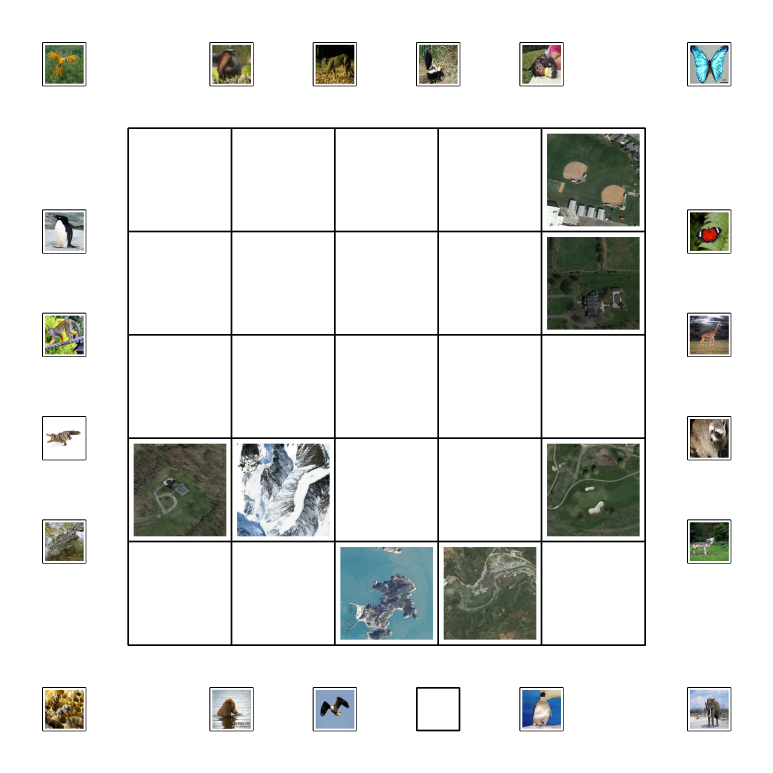
#> input picture Extracting imges/image_1.png, 2319 x 2319 px (shown at 1/3 size)
$ python -i extract_cv.py   (imports and definitions only)
#> lines starting #> are read from the running program, lines starting #| are printed output that depends on the picture; after the words box and inside, x2 and y2 are one past the last pixel; in counts of white or black regions, pixels touching at a corner belong together
#> further down, picture is the input picture: shape (2319, 2319, 3); mean B, G, R 225.9, 227.8, 226.4

import cv2
import argparse
import os
import warnings
# [1 line not run here, left out]
import numpy as np
from PIL import Image
import matplotlib.pyplot as plt
plt.rcParams['font.size'] = 14


def habitat(img, op_path, flag=1):
    '''
    This function will crop each habitat contours from arena image

    Param: img= arena image
           flag = 1 to crop each contour and save the image in new folder

    Returns: hab = habitat image with contours for non-empty cells present
             name_hab = list of habitat with their location

    '''
#> called with op_path = 'out.png', flag = 1
    row, col, ch = img.shape #read no. of rows,columns and channels
    rn = int(row/8)
    cn = int(col - (col/8))

    hab = img[rn:cn,rn:cn] #crop the habitat from arena image
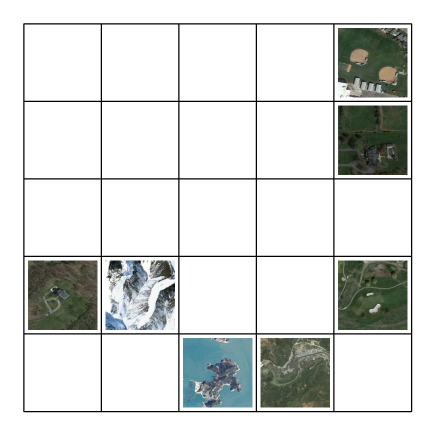
#> hab: shape (1740, 1740, 3) (shown at 1/4 size); mean B, G, R 218, 219.8, 217.6
    imgray = cv2.cvtColor(hab,cv2.COLOR_BGR2GRAY) #convert image to grayscale
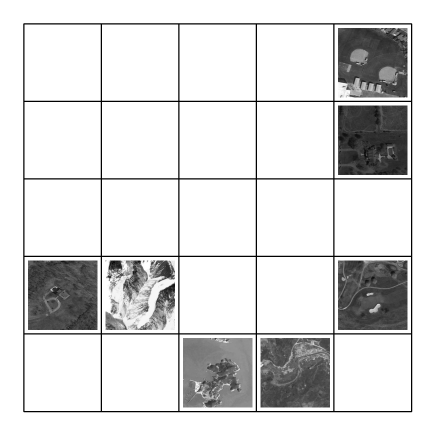
#> imgray: shape (1740, 1740) (shown at 1/4 size); min 0, max 255, mean 219
    ret,thresh = cv2.threshold(imgray,120,255,cv2.THRESH_BINARY) #make thresholding on gray image use BINARY method
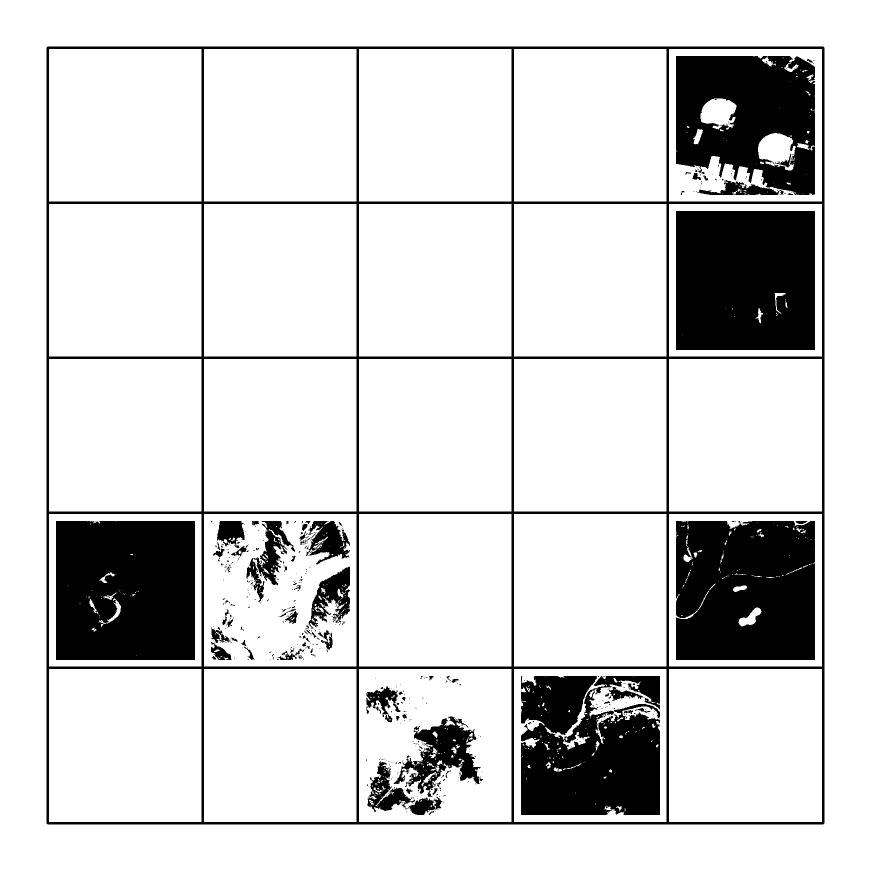
#> thresh: shape (1740, 1740) (shown at 1/2 size); 83.9% white; 483 black regions (399 under 20 px)
    name_hab =[] #list for image location

    #find contours using RETR_CCOMP and CHAIN_APPROX_SIMPLE
    contours1, hierarchy1 = cv2.findContours(thresh,cv2.RETR_CCOMP,cv2.CHAIN_APPROX_SIMPLE) #find contours using thresh image
#> contours1 = 1155 contours, 969 with area under 20; largest, box (x1, y1, x2, y2) and area: (0, 0, 1740, 1740) 3024121, (92, 92, 1650, 1650) 2424231, (1338, 1338, 1644, 1644) 93025, (1028, 1338, 1333, 1644) 92720, (718, 1338, 1023, 1644) 92720

    for cnt in contours1:
        if 92000<cv2.contourArea(cnt)<93000:
            leftmost = tuple(cnt[cnt[:,:,0].argmin()][0])
            rightmost = tuple(cnt[cnt[:,:,0].argmax()][0])
            topmost = tuple(cnt[cnt[:,:,1].argmin()][0])
            bottommost = tuple(cnt[cnt[:,:,1].argmax()][0]) #find leftmost,rightmost,topmost,bottommost points in contours
            new = hab[topmost[1]:bottommost[1],leftmost[0]:rightmost[0]] #crop the contour of each square present in habitat square

            ngray = cv2.cvtColor(new,cv2.COLOR_BGR2GRAY) #convert image to grayscale
            ret,nth = cv2.threshold(ngray,250,255,cv2.THRESH_BINARY)
            newcnt, hierarchy2 = cv2.findContours(nth,cv2.RETR_TREE,cv2.CHAIN_APPROX_SIMPLE) #find contours present in each square
            i=0
            j=0
            if len(newcnt)!=1:
                for cnt2 in newcnt:
                    if 64000<(cv2.contourArea(cnt2))<78000: #elimniate empty square

                        newcopy = new.copy()
                        x,y,w,h = cv2.boundingRect(cnt2)
                        new = cv2.rectangle(new,(x,y),(x+w,y+h),(0,0,255),2) #draw the bounding rectangel for the habitat

                        crop = newcopy[y:y+h, x:x+w] #crop the contour

                        M = cv2.moments(cnt)
                        if M['m00']!=0: #using moments fond the centre of each contour which satisfies above condition

                             cx = int(M['m10']/M['m00']) #find x co-ordinate
                             cy = int(M['m01']/M['m00']) #find y co-ordinate
                             font = cv2.FONT_HERSHEY_SIMPLEX #use font HERSHEY_SIMPLEX
                             if 75<cx<415: #find the range where x co-ordinate present and assign value for j accordingly
                                 j=1
                             elif 416<cx<739:
                                 j=2
                             elif 740<cx<1033:
                                 j=3
                             elif 1034<cx<1351:
                                 j=4
                             elif 1352<cx<1625:
                                 j=5

                             if 75<cy<430: #find the range where y co-ordinate present and assign value for i accordingly
                                 i=4
                             elif 431<cy<741:
                                 i=3
                             elif 742<cy<1065:
                                 i=2
                             elif 1066<cy<1377:
                                 i=1
                             elif 1378<cy<1625:
                                 i=0

                             txt =5*i+j #using these formula calculate location of contour present in image
                             name_hab.append(str(txt)) #append the loaction to list

                             if flag==1: #to save cut contours
                                file1 =  os.path.join(op_path, (str(txt)+'.png'))#save image with location
                                cv2.imwrite(file1, crop)

                             txt = str(txt)
                             cv2.putText(hab,txt,(cx-11,cy+5), font, 0.65,(0,0,255),2,cv2.LINE_AA) #put text in habitat image
#> this loop made 1155 passes
#> (rightmost, topmost, bottommost, newcnt) on passes 456, 457, 673, 674, 1002: ((712, 1643), (408, 1338), (408, 1643), [[[0, 0], [0, 304], [303, 304], [303, 0]]]), ((402, 1643), (98, 1338), (98, 1643), [[[0, 0], [0, 304], [303, 304], [303, 0]]]), ((1332, 1332), (1028, 1028), (1028, 1332), [[[0, 0], [0, 303], [303, 303], [303, 0]]]), ((1022, 1332), (718, 1028), (718, 1332), [[[0, 0], [0, 303], [303, 303], [303, 0]]]), ((1643, 1022), (1338, 718), (1338, 1022), [[[0, 0], [0, 303], [304, 303], [304, 0]]])
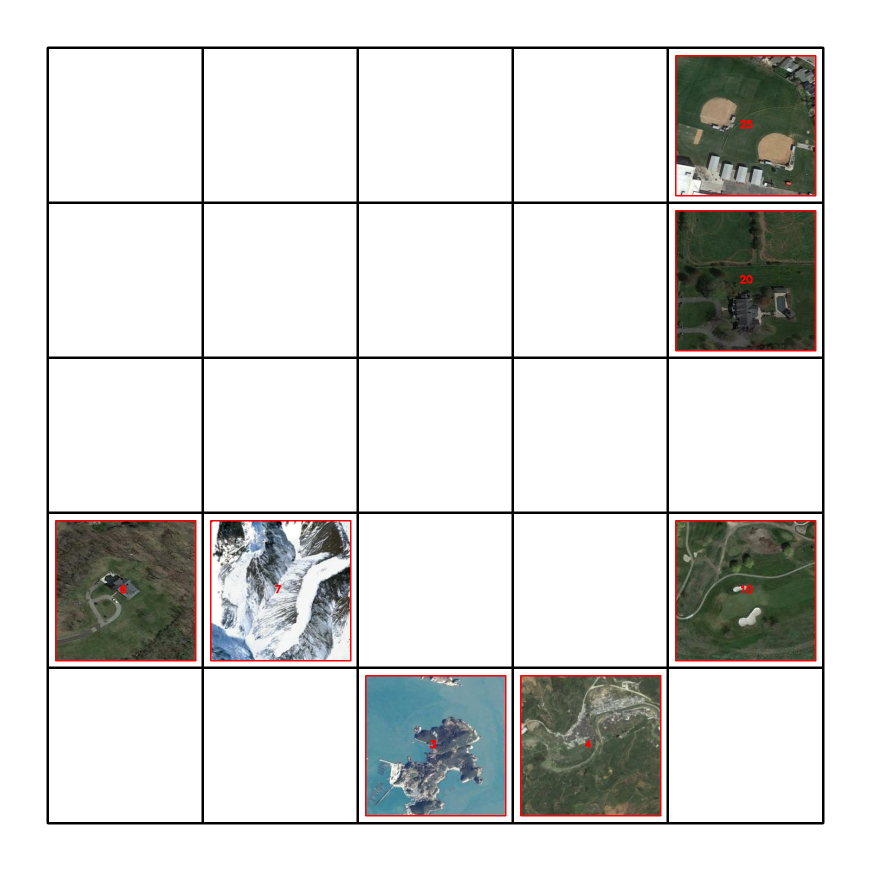
#> hab: shape (1740, 1740, 3) (shown at 1/2 size); 0.83% of pixels changed, all inside (x1, y1, x2, y2) = (110, 110, 1633, 1633)
#> new: shape (304, 304, 3); every value is 255
#> ngray: shape (304, 304); every value is 255
#> after the loop, name_hab = ['4', '3', '10', '7', '6', '20', '25']


    return hab,name_hab


# [109 lines left out: functions animal, main, not called in this run]


# [16 lines not run here, left out]

>>> import cv2
>>> picture = cv2.imread('image_1.png')
>>> result = habitat(picture, 'out.png')

$ run again, on Extracting imges/image_3.png
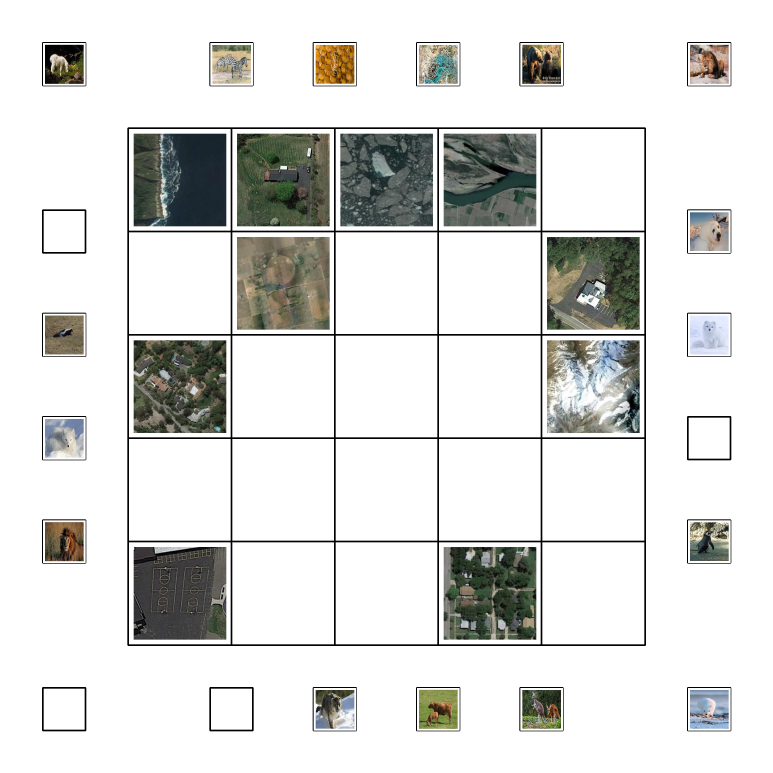
#> input picture Extracting imges/image_3.png, 2319 x 2319 px (shown at 1/3 size)
#> picture is the input picture: shape (2319, 2319, 3); mean B, G, R 218.5, 220.6, 220
#> in habitat, `ret,thresh = cv2.threshold(imgray,120,255,cv2.THRESH_BINARY)`:
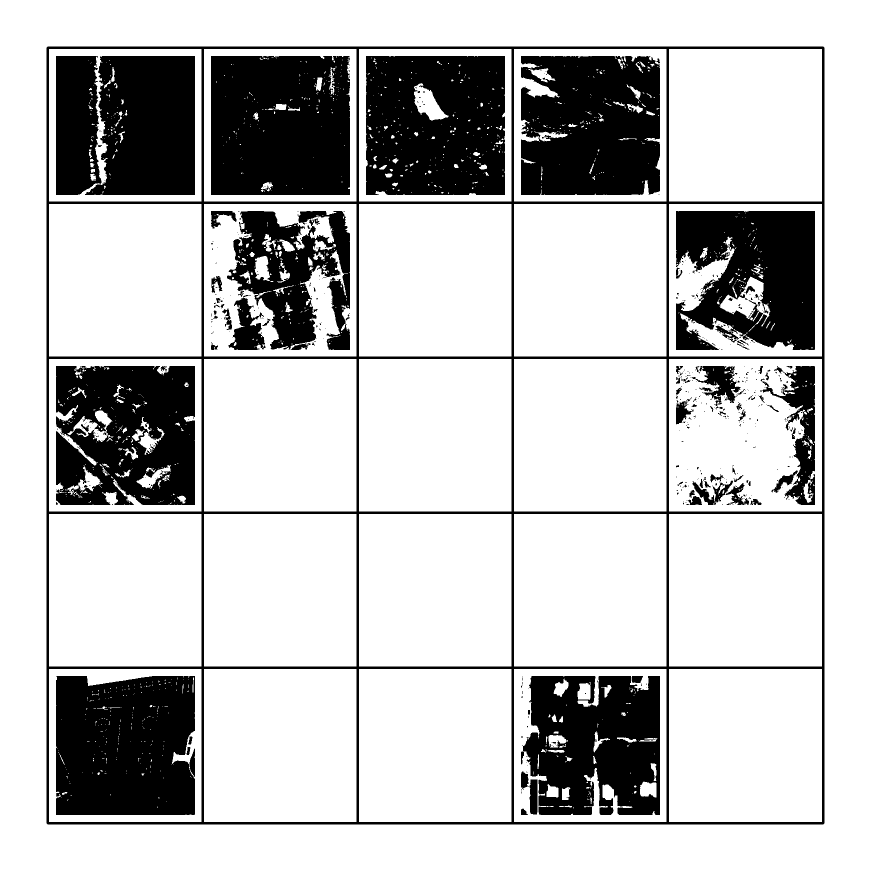
#> thresh: shape (1740, 1740) (shown at 1/2 size); 76.4% white; 514 black regions (425 under 20 px)
#> contours1 = 1988 contours, 1710 with area under 20; largest, box (x1, y1, x2, y2) and area: (0, 0, 1740, 1740) 3024121, (92, 92, 1650, 1650) 2424231, (1338, 1338, 1644, 1644) 93025, (1028, 1338, 1333, 1644) 92720, (718, 1338, 1023, 1644) 92720
#> the loop in habitat, `for cnt in contours1:` made 1988 passes
#> (rightmost, topmost, bottommost, newcnt) on passes 306, 307, 313, 314, 315: ((1022, 1643), (718, 1338), (718, 1643), [[[0, 0], [0, 304], [303, 304], [303, 0]]]), ((712, 1643), (408, 1338), (408, 1643), [[[0, 0], [0, 304], [303, 304], [303, 0]]]), ((1643, 1332), (1338, 1028), (1338, 1332), [[[0, 0], [0, 303], [304, 303], [304, 0]]]), ((1332, 1332), (1028, 1028), (1028, 1332), [[[0, 0], [0, 303], [303, 303], [303, 0]]]), ((1022, 1332), (718, 1028), (718, 1332), [[[0, 0], [0, 303], [303, 303], [303, 0]]])
#> after the loop in habitat, `for cnt in contours1:`: name_hab = ['4', '1', '15', '11', '20', '17', '24', '23', '22', '21']
#> `result = habitat(picture, 'out.png')`:
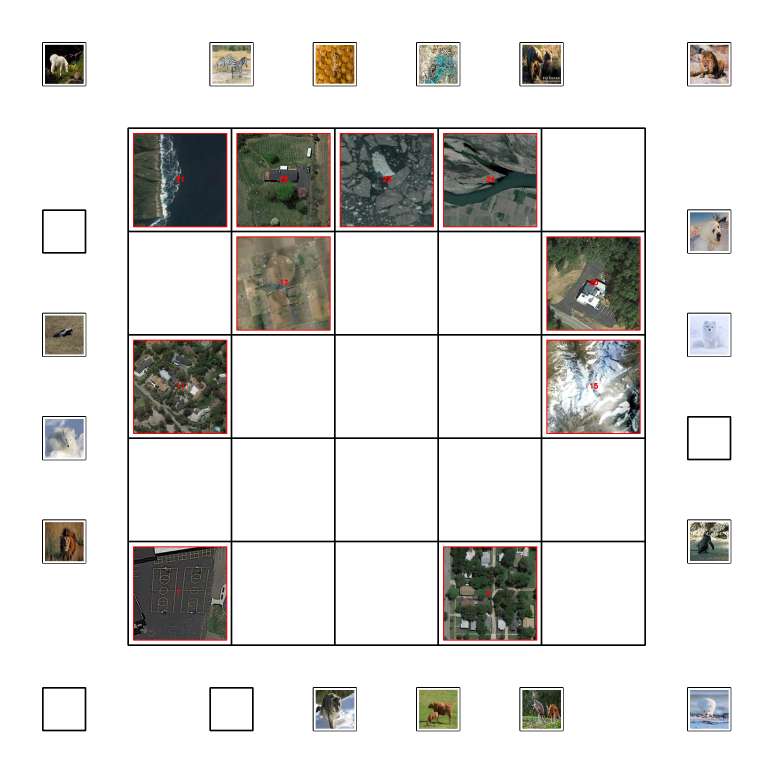
#> picture: shape (2319, 2319, 3) (shown at 1/3 size); mean B, G, R 217, 219.1, 220.2

$ run again, on Extracting imges/image_4.png
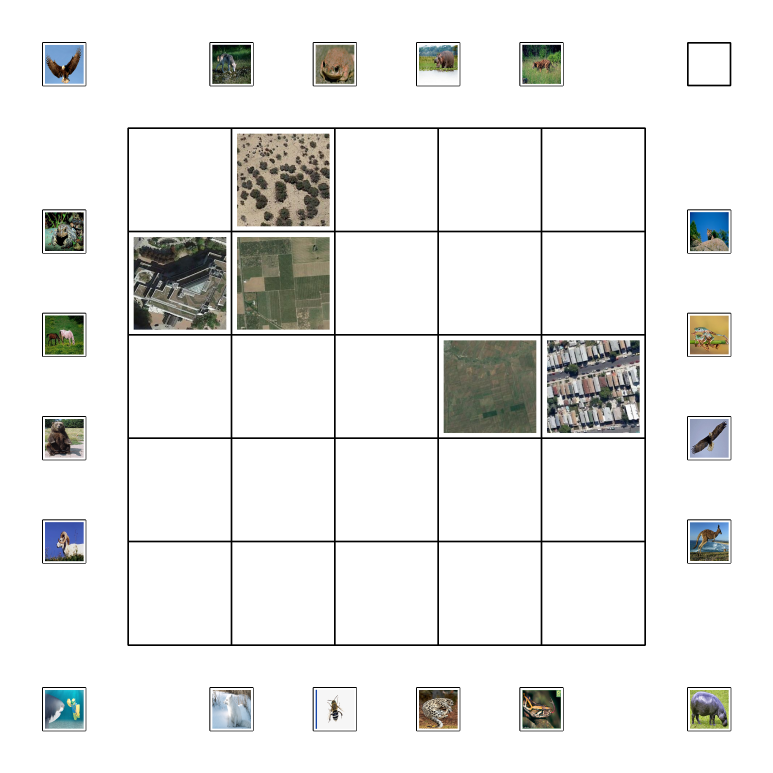
#> input picture Extracting imges/image_4.png, 2319 x 2319 px (shown at 1/3 size)
#> picture is the input picture: shape (2319, 2319, 3); mean B, G, R 231.2, 232.6, 232.2
#> in habitat, `ret,thresh = cv2.threshold(imgray,120,255,cv2.THRESH_BINARY)`:
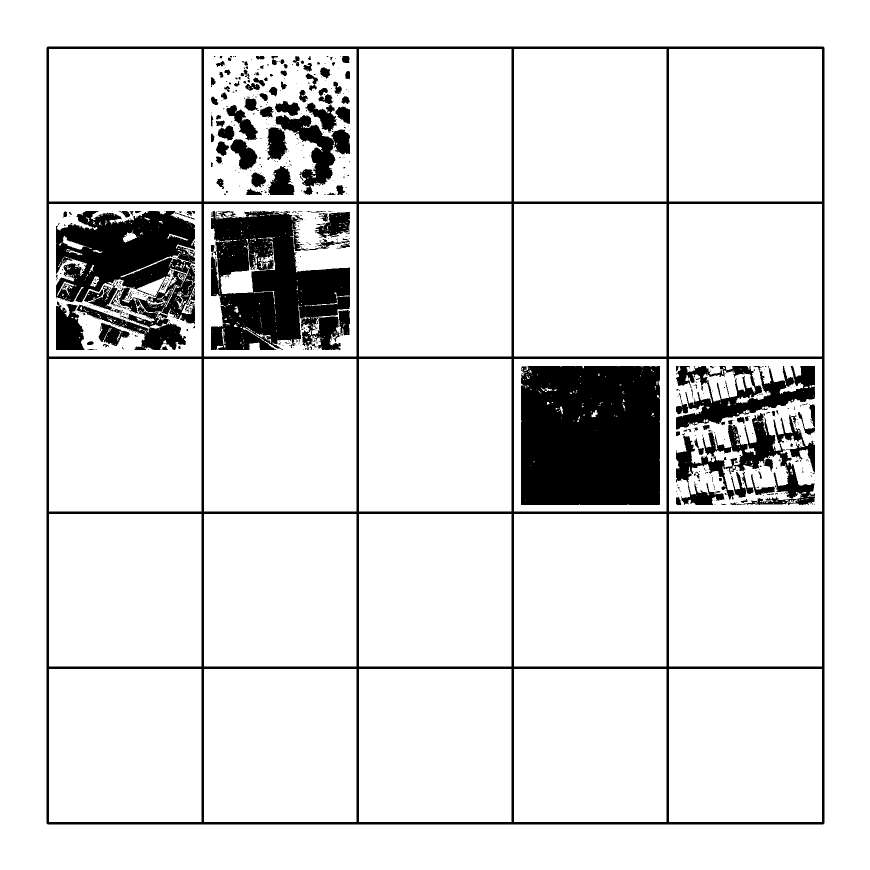
#> thresh: shape (1740, 1740) (shown at 1/2 size); 88.6% white; 678 black regions (541 under 20 px)
#> contours1 = 1601 contours, 1370 with area under 20; largest, box (x1, y1, x2, y2) and area: (0, 0, 1740, 1740) 3024121, (92, 92, 1650, 1650) 2424231, (1338, 1338, 1644, 1644) 93025, (1028, 1338, 1333, 1644) 92720, (718, 1338, 1023, 1644) 92720
#> the loop in habitat, `for cnt in contours1:` made 1601 passes
#> (rightmost, topmost, bottommost, newcnt) on passes 382, 383, 384, 959, 960: ((1022, 1022), (718, 718), (718, 1022), [[[0, 0], [0, 303], [303, 303], [303, 0]]]), ((712, 1022), (408, 718), (408, 1022), [[[0, 0], [0, 303], [303, 303], [303, 0]]]), ((402, 1022), (98, 718), (98, 1022), [[[0, 0], [0, 303], [303, 303], [303, 0]]]), ((1643, 712), (1338, 408), (1338, 712), [[[0, 0], [0, 303], [304, 303], [304, 0]]]), ((1332, 712), (1028, 408), (1028, 712), [[[0, 0], [0, 303], [303, 303], [303, 0]]])
#> after the loop in habitat, `for cnt in contours1:`:
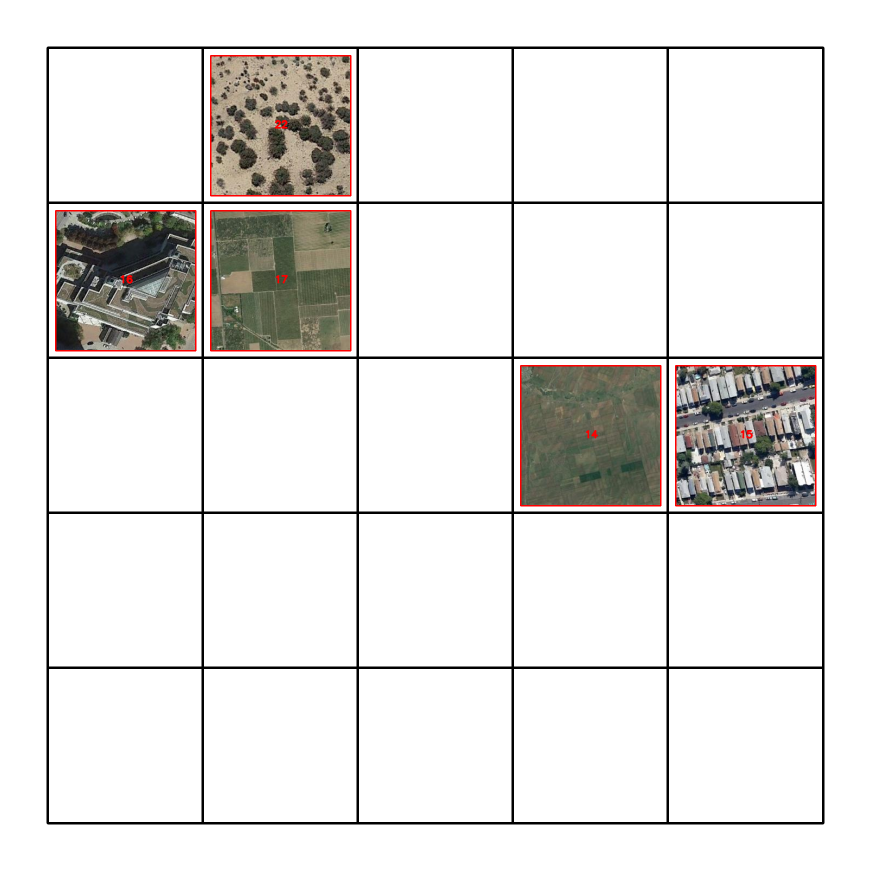
#> hab: shape (1740, 1740, 3) (shown at 1/2 size); mean B, G, R 225.7, 227.4, 229
#> after the loop in habitat, `for cnt in contours1:`: name_hab = ['15', '14', '17', '16', '22']
